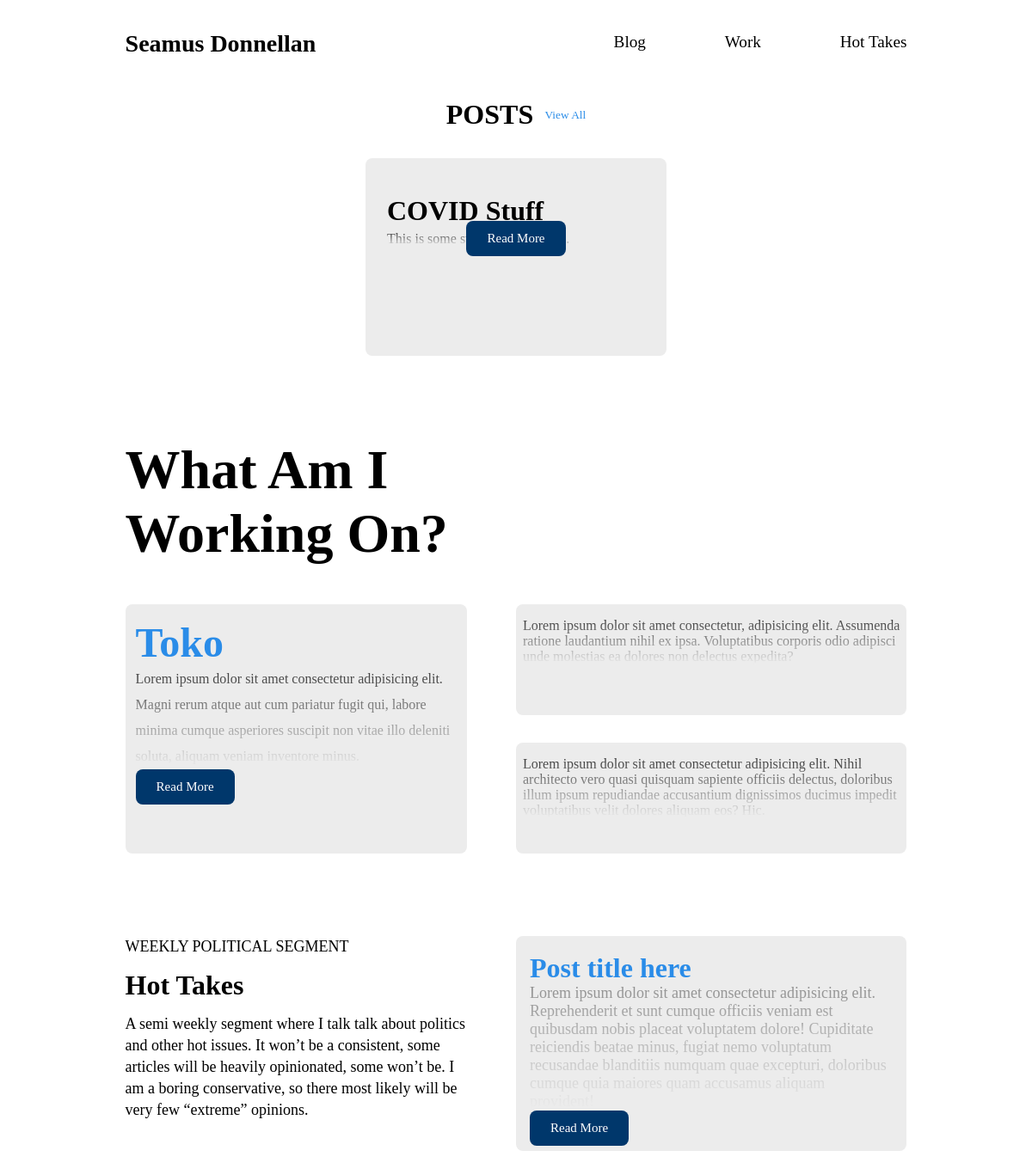
The app's page /, older data.
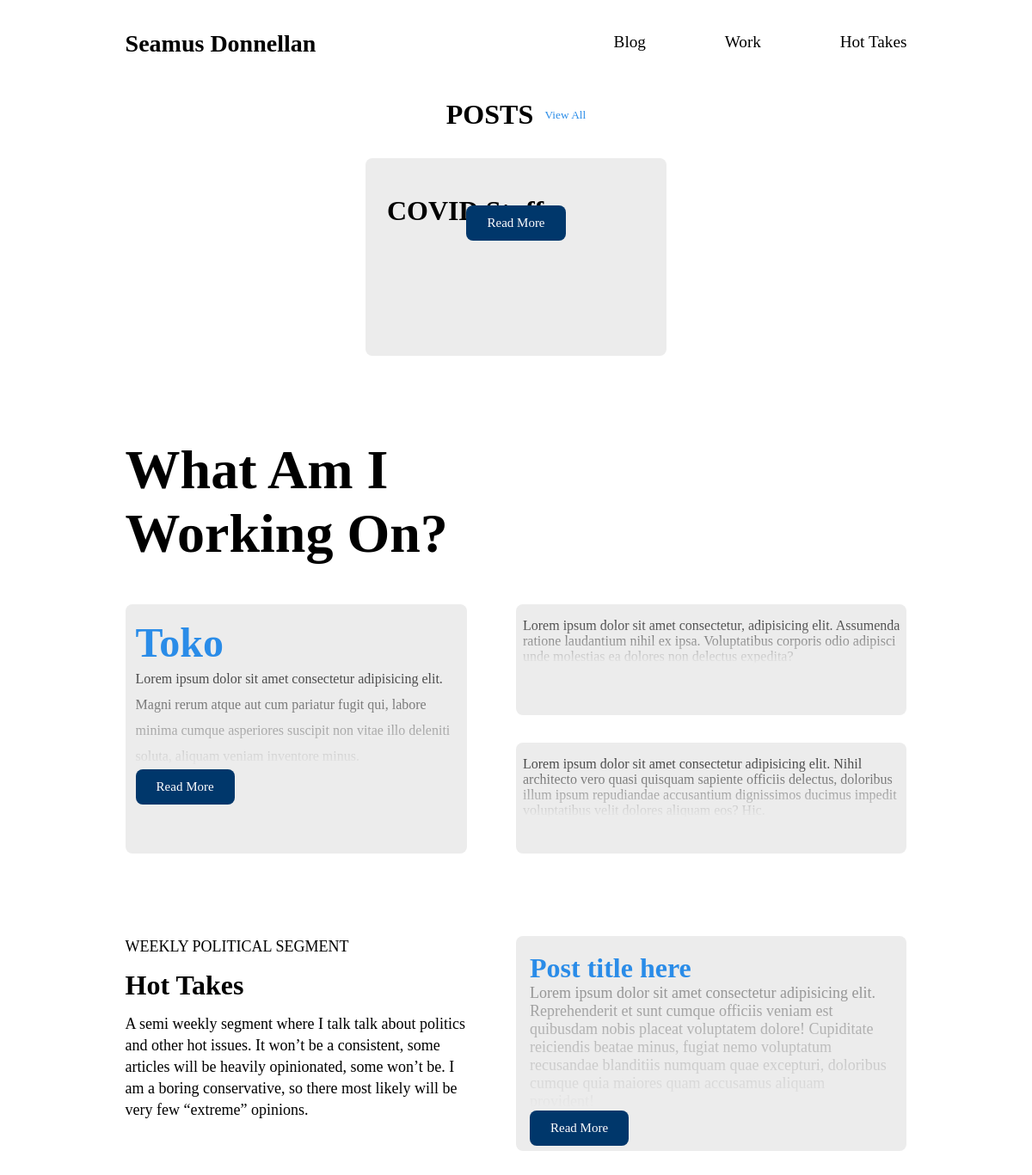
The same page, newer data.
### core/models.py (models this page shows, shortened)
class Post(models.Model):
    author = models.ForeignKey(User, on_delete=models.CASCADE)
    title = models.CharField(max_length=150)
    content = RichTextField()
    timestamp = models.DateTimeField(auto_now_add=True)
    slug = models.SlugField(unique=True,default="",max_length=1000)

### core/views.py (the view)
# urls.py: path('',views.index,name="index"),
def index(request):
    posts = Post.objects.all()
    latest = Post.objects.all()[0]
    context = {
        'posts' : posts,
        'latest' : latest
    }
    return render(request,'core/index.html', context)

### core/templates/core/index.html
{% extends 'core/base.html' %}
{% load static %}
{% block content %}
<div class="posts-container">
    <div class="flex-conn">
        <h1 id="h1_post">POSTS</h1>
        <small id="small_post"><a href="{% url 'core:posts' %}">View All</a></small>
    </div>
    <ul class="posts-slider">
        {% for post in posts|slice:":3" %}
        <li class="posts-slider__post">
            <div class="posts-slider__content">
                <h1><a href="{% url 'core:post' slug=post.slug %}">{{ post.title|truncatechars:15 }}</a></h1>
                <p style="word-break: break-all;">{{ post.content|truncatechars:150|striptags }}</p>
                <button><a href="{% url 'core:post' slug=post.slug %}">Read More</a></button>
            </div>
        </li>
        {% endfor %}
    </ul>
</div>
<div class="projects">
    <div class="projects__heading">
        <h1>What Am I Working On?</h1>
    </div>
    <div class="projects__featured">
        <h1><a href="#">Toko</a></h1>
        <p style="line-height: 30px;" class="grad-text">Lorem ipsum dolor sit amet consectetur adipisicing elit. Magni rerum atque aut cum pariatur fugit qui, labore minima cumque asperiores suscipit non vitae illo deleniti soluta, aliquam veniam inventore minus.</p>
        <button class="read-more">Read More</button>
    </div>
    <div class="projects__sub projects__first">
        <p class="grad-text">Lorem ipsum dolor sit amet consectetur, adipisicing elit. Assumenda ratione laudantium nihil ex ipsa. Voluptatibus corporis odio adipisci unde molestias ea dolores non delectus expedita?</p>
    </div>
    <div class="projects__sub projects__second">
        <p class="grad-text">Lorem ipsum dolor sit amet consectetur adipisicing elit. Nihil architecto vero quasi quisquam sapiente officiis delectus, doloribus illum ipsum repudiandae accusantium dignissimos ducimus impedit voluptatibus velit dolores aliquam eos? Hic.</p>
    </div>
</div>
<div class="hot-take">
    <div class="hot-take__text">
        <p class="hot-take__subhead">Weekly Political Segment</p>
        <h1 class="hot-take__heading">Hot Takes</h1>
        <p>
            A semi weekly segment where I talk talk about politics and other hot issues.
            It won’t be a consistent, some articles will be heavily opinionated, some won’t be.
            I am a boring conservative, so there most likely will be very few “extreme” opinions.
        </p>
    </div>
    <div class="hot-take__latest">
        <h1><a href="#">Post title here</a></h1>
        <p class="grad-text">Lorem ipsum dolor sit amet consectetur adipisicing elit. Reprehenderit et sunt cumque officiis veniam est quibusdam nobis placeat voluptatem dolore! Cupiditate reiciendis beatae minus, fugiat nemo voluptatum recusandae blanditiis numquam quae excepturi, doloribus cumque quia maiores quam accusamus aliquam provident!</p>
        <button class="read-more">Read More</button>
    </div>
</div>
{% endblock %}

### core/templates/core/base.html (shortened to what this page needs)
{% load static %}
<!DOCTYPE html>
<html lang="en">
<head>
    <link rel="stylesheet" href="{% static 'css/main.css' %}">
</head>
<body>
    <div class="container">
        <nav class="nav">
            <div class="nav__name">
                <h1 id="name-item"><a style="color: black; text-decoration: none;" href="{% url 'core:index' %}">Seamus Donnellan</a></h1>
            </div>
            <div class="nav__items">
                <ul>
                    <li><a href="{% url 'core:posts' %}">Blog</a></li>
                    <li><a href="#">Work</a></li>
                    <li><a href="{% url 'core:takes' %}">Hot Takes</a></li>
                </ul>
            </div>
        </nav>
        {% block content %} {% endblock %}
    </div>
</body>
</html>

Row changes from the older to the newer data that the page shows:
changed Post "COVID Stuff": content "This is some…" → (not shown)
